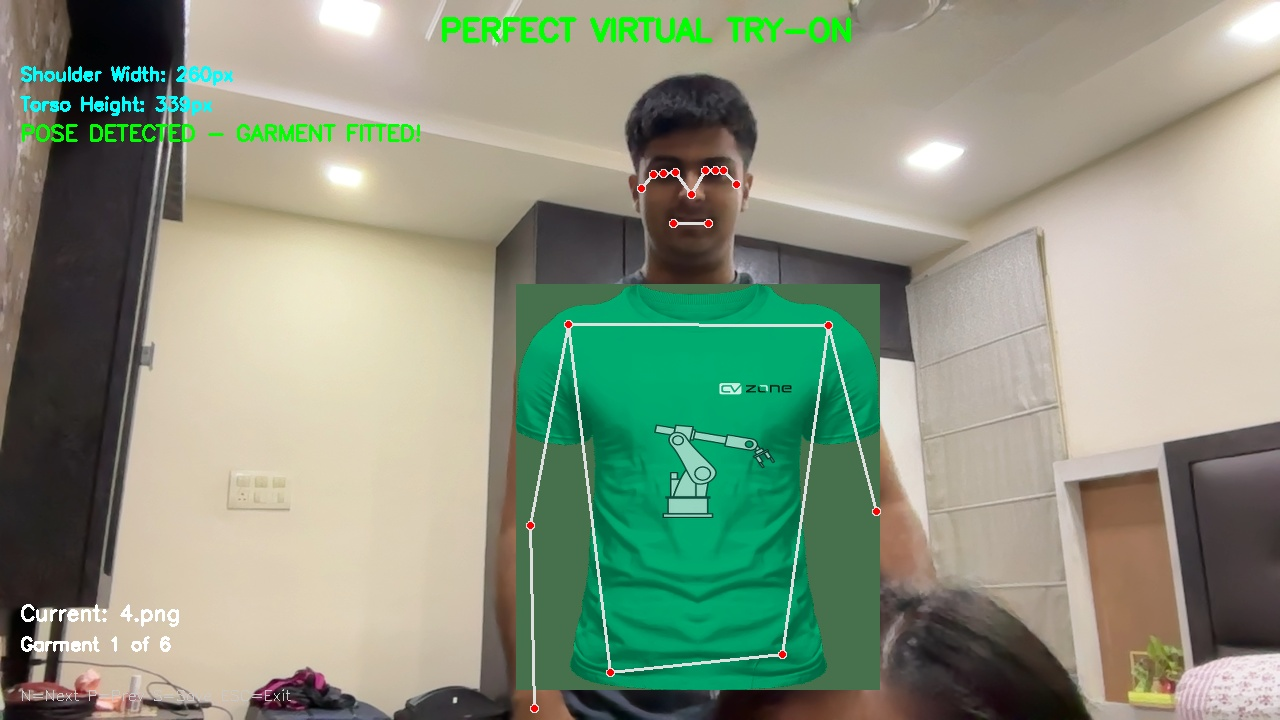
#> input picture perfect_tryon_1749039890.jpg, 1280 x 720 px
$ python -i simple_perfect_tryon_fixed.py   (imports and definitions only)
#> lines starting #> are read from the running program, lines starting #| are printed output that depends on the picture; after the words box and inside, x2 and y2 are one past the last pixel; in counts of white or black regions, pixels touching at a corner belong together
#> further down, picture is the input picture: shape (720, 1280, 3); mean B, G, R 128.6, 149.5, 138.4
"""
ENHANCED VIRTUAL TRY-ON WITH PERFECT BACKGROUND REMOVAL
This version removes t-shirt backgrounds for natural blending!
"""

import cv2
import mediapipe as mp
import numpy as np
import os
import time

def create_smart_alpha_mask(garment_img):
    """
    Create an intelligent alpha mask by removing background colors
    and enhancing garment edges for natural blending
    """
    # Convert to different color spaces for better background detection
    hsv = cv2.cvtColor(garment_img, cv2.COLOR_BGR2HSV)
#> hsv: shape (720, 1280, 3); mean H, S, V 41.1, 71.7, 159.1
    lab = cv2.cvtColor(garment_img, cv2.COLOR_BGR2LAB)
#> lab: shape (720, 1280, 3); mean of channels 0, 1, 2 154, 122.6, 138.6

    # Create multiple masks for different background types
    masks = []

    # 1. White background removal (most common)
    white_mask = cv2.inRange(garment_img, (200, 200, 200), (255, 255, 255))
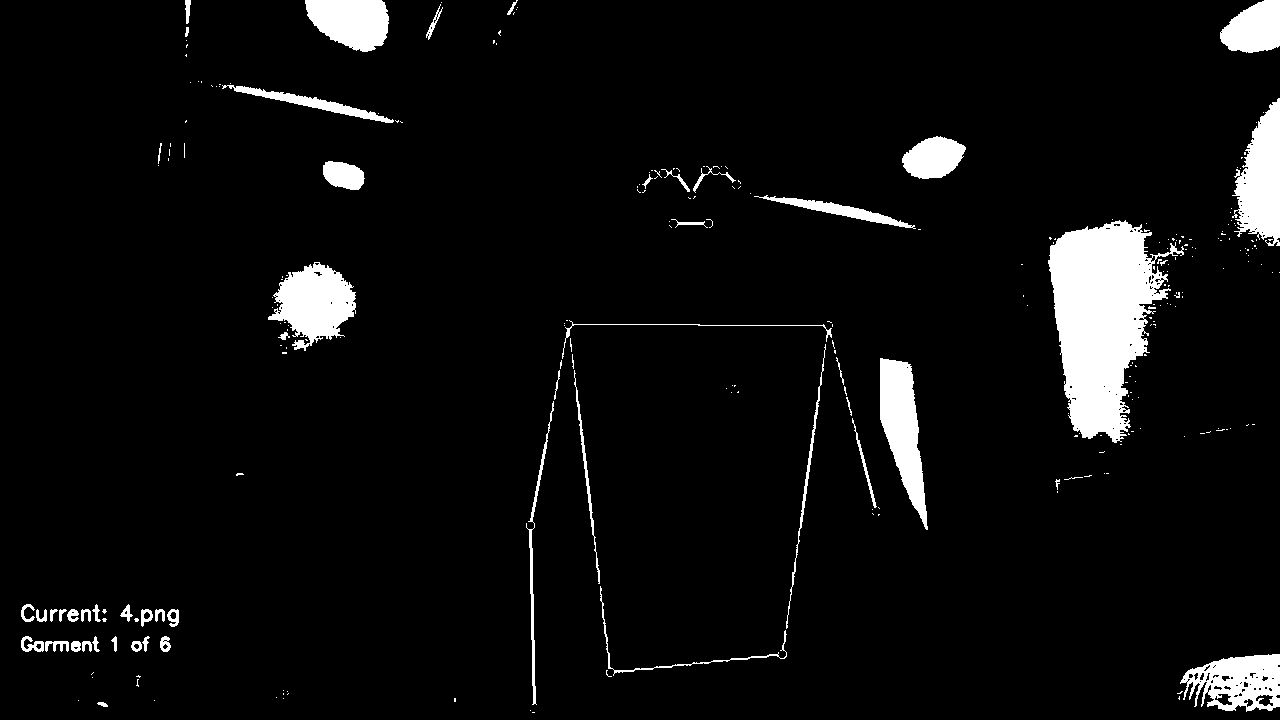
#> white_mask: shape (720, 1280); 5.6% white; 274 white regions (221 under 20 px), largest, box (x1, y1, x2, y2) and area: (1048, 220, 1184, 443) 17016, (268, 262, 356, 351) 4585, (1232, 98, 1280, 246) 4547
    masks.append(white_mask)

    # 2. Light gray background
    light_gray_mask = cv2.inRange(garment_img, (180, 180, 180), (220, 220, 220))
#> light_gray_mask: shape (720, 1280); 6.9% white; 1041 white regions (930 under 20 px), largest, box (x1, y1, x2, y2) and area: (167, 304, 465, 652) 16013, (1026, 85, 1280, 288) 9932, (1053, 390, 1280, 638) 5973
    masks.append(light_gray_mask)

    # 3. Very light colors (near white in HSV)
    light_hsv_mask = cv2.inRange(hsv, (0, 0, 200), (180, 30, 255))
#> light_hsv_mask: shape (720, 1280); 8.4% white; 412 white regions (314 under 20 px), largest, box (x1, y1, x2, y2) and area: (1028, 162, 1280, 668) 41041, (294, 0, 404, 71) 4591, (880, 358, 929, 534) 4571
    masks.append(light_hsv_mask)

    # 4. Edge-based background detection
    gray = cv2.cvtColor(garment_img, cv2.COLOR_BGR2GRAY)
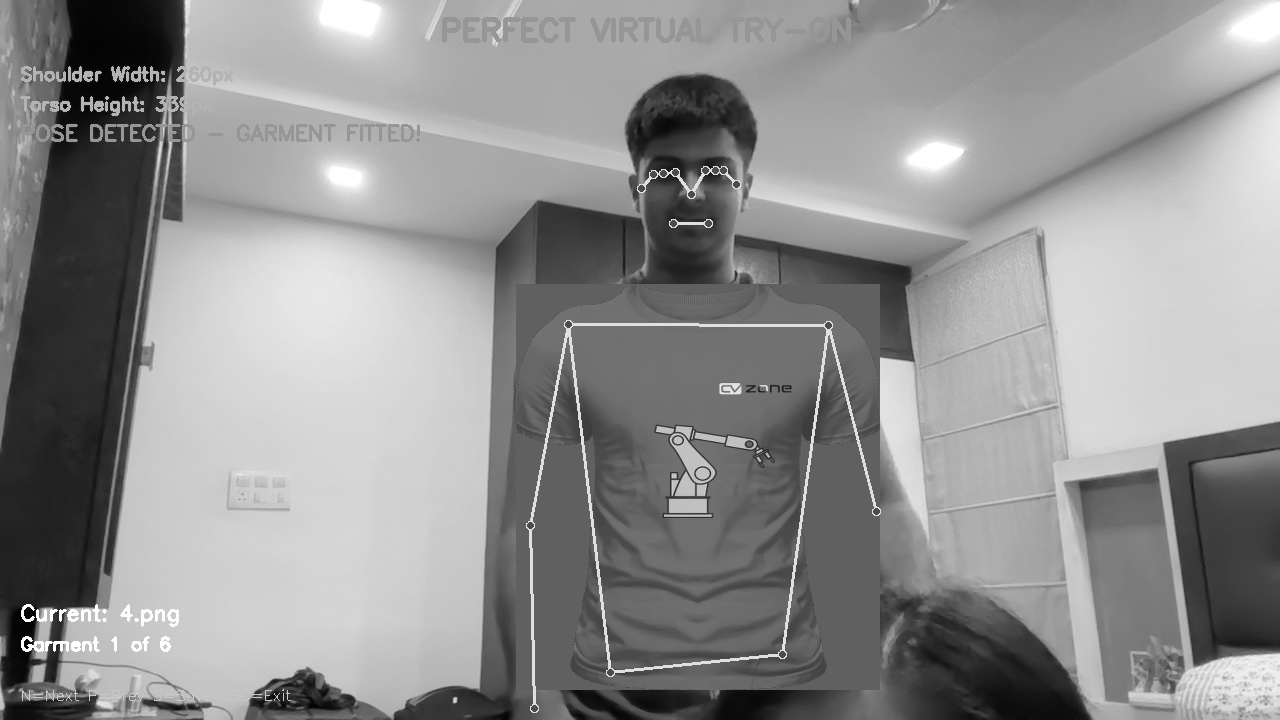
#> gray: shape (720, 1280); min 0, max 255, mean 143.8
    edges = cv2.Canny(gray, 50, 150)
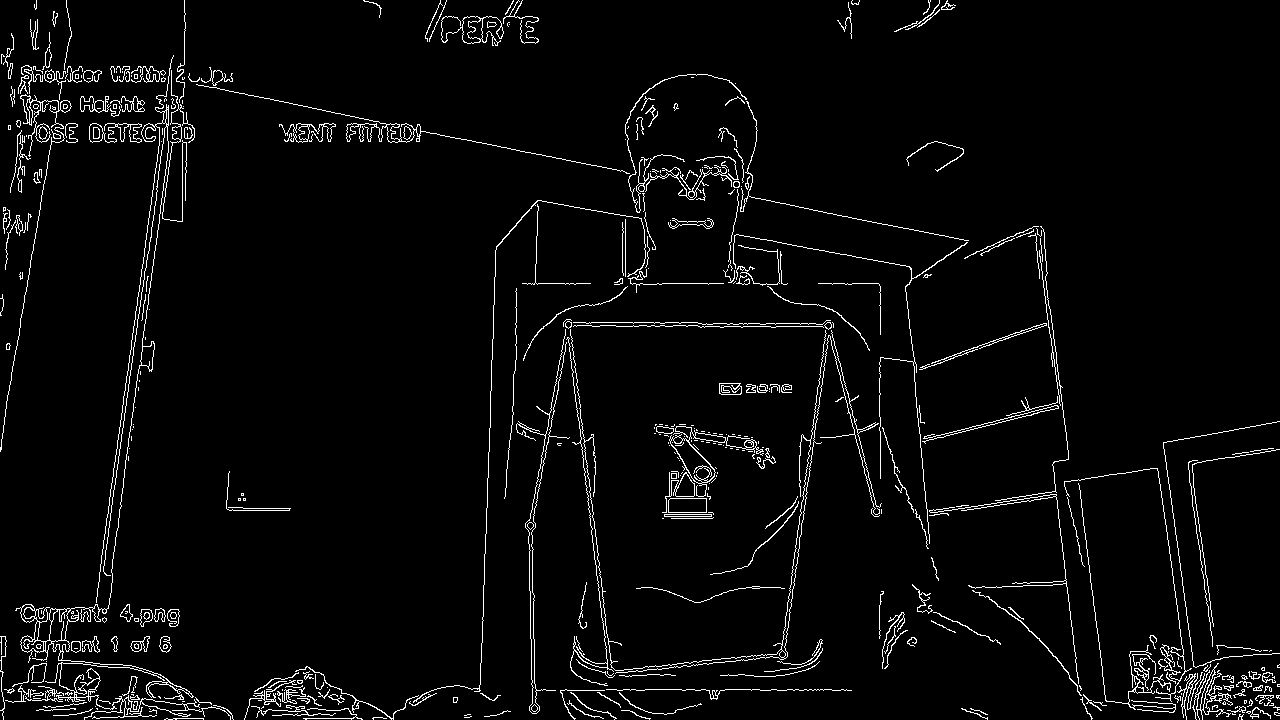
#> edges: shape (720, 1280); 3.5% white in thin lines or dots

    # Find the largest contour (likely the garment)
    contours, _ = cv2.findContours(edges, cv2.RETR_EXTERNAL, cv2.CHAIN_APPROX_SIMPLE)
#> contours = 431 contours, 342 with area under 20; largest, box (x1, y1, x2, y2) and area: (15, 55, 231, 720) 2556, (669, 426, 764, 497) 1272, (441, 16, 504, 46) 557, (668, 498, 707, 513) 530, (89, 123, 142, 143) 434
    if contours:
        largest_contour = max(contours, key=cv2.contourArea)
#> largest_contour = contour of 2206 points, box (x1, y1, x2, y2) (15, 55, 231, 720), area 2556
        contour_mask = np.zeros(gray.shape, dtype=np.uint8)
        cv2.fillPoly(contour_mask, [largest_contour], 255)
#> contour_mask: shape (720, 1280); 0.59% white; 1 white region, box (x1, y1, x2, y2) and area: (15, 55, 231, 720) 5419

        # Dilate the contour mask to include garment edges
        kernel = np.ones((5, 5), np.uint8)
        contour_mask = cv2.dilate(contour_mask, kernel, iterations=2)
#> contour_mask: shape (720, 1280); 2.5% white; 1 white region, box (x1, y1, x2, y2) and area: (11, 51, 235, 720) 23086
    else:
        contour_mask = np.ones(gray.shape, dtype=np.uint8) * 255

    # Combine all background masks
    combined_bg_mask = np.zeros(gray.shape, dtype=np.uint8)
    for mask in masks:
        combined_bg_mask = cv2.bitwise_or(combined_bg_mask, mask)
#> this loop made 3 passes

    # Create alpha mask (1 = garment, 0 = background)
    alpha = np.ones(gray.shape, dtype=np.float32)

    # Remove detected backgrounds
    alpha[combined_bg_mask > 0] = 0

    # Keep only the garment contour area
    alpha = alpha * (contour_mask.astype(np.float32) / 255.0)
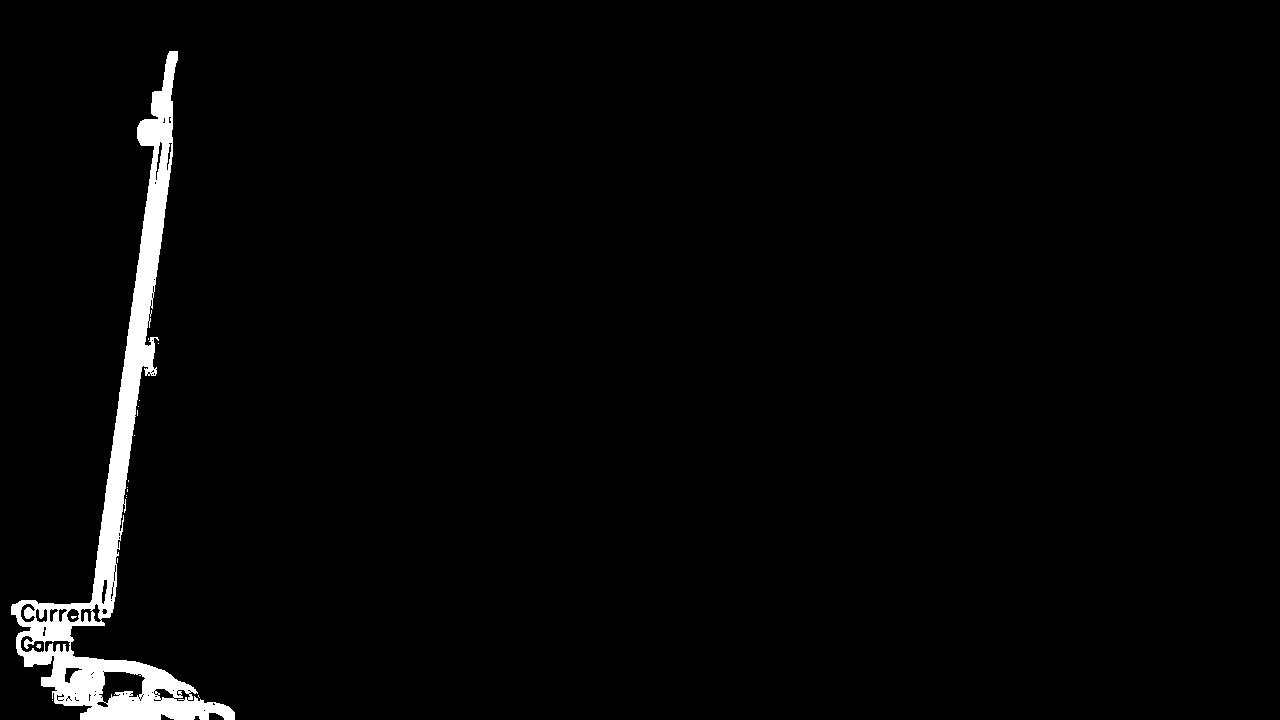
#> alpha: shape (720, 1280) float32; values 0 (black) and 1 (white), 2.3% white; 17 white regions (16 under 20 px), largest, box (x1, y1, x2, y2) and area: (11, 51, 235, 720) 21017

    # Smooth the alpha mask for natural edges
    alpha = cv2.GaussianBlur(alpha, (5, 5), 1.0)

    # Apply morphological operations to clean up the mask
    kernel = np.ones((3, 3), np.uint8)
    alpha_uint8 = (alpha * 255).astype(np.uint8)
    alpha_uint8 = cv2.morphologyEx(alpha_uint8, cv2.MORPH_CLOSE, kernel)
    alpha_uint8 = cv2.morphologyEx(alpha_uint8, cv2.MORPH_OPEN, kernel)

    # Convert back to float
    alpha = alpha_uint8.astype(np.float32) / 255.0

    # Ensure alpha values are between 0 and 1
    alpha = np.clip(alpha, 0, 1)

    return alpha

# [237 lines left out: functions enhance_garment_colors, main, not called in this run]

# [9 lines not run here, left out]

>>> import cv2
>>> picture = cv2.imread('../perfect_tryon_1749039890.jpg')
>>> result = create_smart_alpha_mask(picture)
